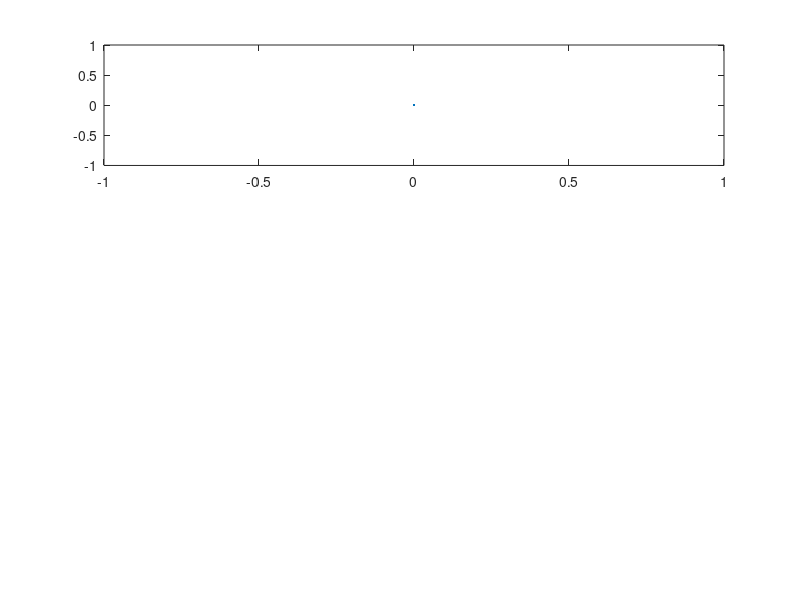

This figure's MATLAB source: (Note: this script raises an error after producing the figure.)
function output_data = K64_PID_matlab()
    figure(1);  clf;       % Create an empty figure to update later
    subplot(311)
    h1 = plot([0],[0]);
    h1.XData = []; h1.YData = [];
    ylabel('Position (degs)');
    
    subplot(312)
    h2 = plot([0],[0]);
    h2.XData = []; h2.YData = [];
    ylabel('Velocity (degs/s)');
    
    subplot(313)
    h3 = plot([0],[0]);
    h3.XData = []; h3.YData = [];
    ylabel('Current (A)');
    
    % This function will get called any time there is new data from
    % the FRDM board. Data comes in blocks, rather than one at a time.
    function my_callback(new_data)
        t = new_data(:,1);   % time
        angle = new_data(:,2); % position
        vel = new_data(:,3); % velocity
        voltage = new_data(:,4); % voltage
        current = new_data(:,5); % current
        N = length(angle);
        
        h1.XData(end+1:end+N) = t;   % Update subplot 1
        h1.YData(end+1:end+N) = angle;
        h2.XData(end+1:end+N) = t;   % Update subplot 2
        h2.YData(end+1:end+N) = vel;
        h3.XData(end+1:end+N) = t;   % Update subplot 3
        h3.YData(end+1:end+N) = current;
    end
    
    frdm_ip  = '192.168.1.100';     % FRDM board ip
    frdm_port= 11223;               % FRDM board port  
    params.callback = @my_callback; % callback function
    params.timeout  = 2;            % end of experiment timeout
    
    % The example program provided takes two arguments
%     v1 = 1.0;           % pwm applied for first second 
%     v2 = -1.0;           % pwm applied for second second
%     input = [v1 v2];    % input sent to FRDM board
%     output_size = 3;    % number of outputs expected

    angle_des = 90; 
    vel_des = 0.0; 
    % Current Controller
    Kp = 0.03;
    Kd = 0.001;
    Ki = 0.0000;
    ExpTime = 3 ; % Expriement time
    
    input = [angle_des vel_des Kp Kd Ki ExpTime];
    output_size = 5;
   
    output_data = RunExperiment(frdm_ip,frdm_port,input,output_size,params);
    
end



